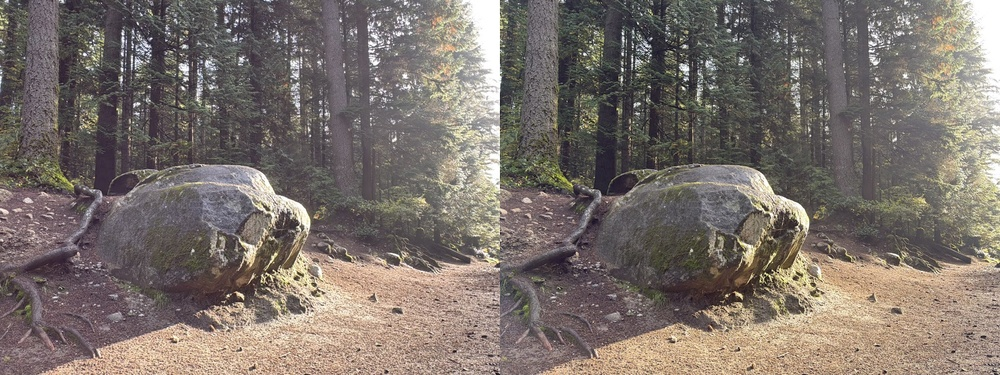
#> input picture assets/stereo1.jpg, 1000 x 375 px, shrunk from 1920 x 720 before the run
$ python split_stereo_images.py
#> lines starting #> are read from the running program, lines starting #| are printed output that depends on the picture
from PIL import Image
import os

input_dir = "../../assets/"
output_dir = "../../output/"

stereo_images = ["stereo1.jpg", "stereo2.jpg", "stereo3.jpg"]

def split_stereo_images():
    for stereo_image in stereo_images:
        image_path = os.path.join(input_dir, stereo_image)
        image = Image.open(image_path)
#> image is the input picture: PIL image 1000x375 RGB; mean R, G, B 123.3, 113.9, 107.7

        width, height = image.size
#> width = 1000; height = 375
        half_width = width // 2
#> half_width = 500

        # Split the stereo image into left and right images
        left_image = image.crop((0, 0, half_width, height))
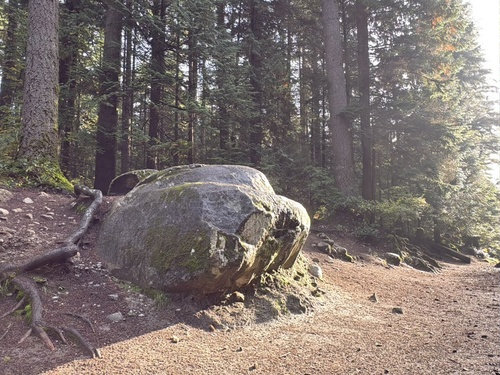
#> left_image: PIL image 500x375 RGB; mean R, G, B 126.5, 115.8, 111.8
        right_image = image.crop((half_width, 0, width, height))
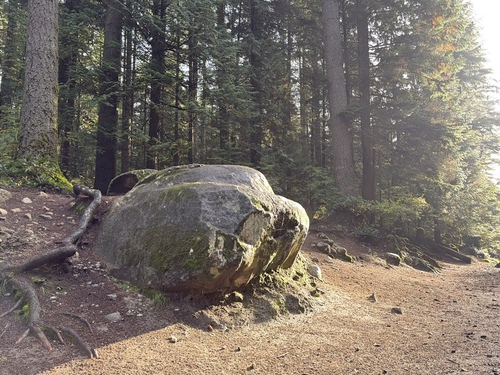
#> right_image: PIL image 500x375 RGB; mean R, G, B 120.2, 112, 103.5

        base_name = os.path.splitext(stereo_image)[0]
        left_image.save(os.path.join(output_dir, f"{base_name}_left.jpg"))
        right_image.save(os.path.join(output_dir, f"{base_name}_right.jpg"))

        print(f"Processed {stereo_image}: Saved left and right images.")


if __name__ == "__main__":
#> (the run stopped early here; a loop or call above may not have finished)
